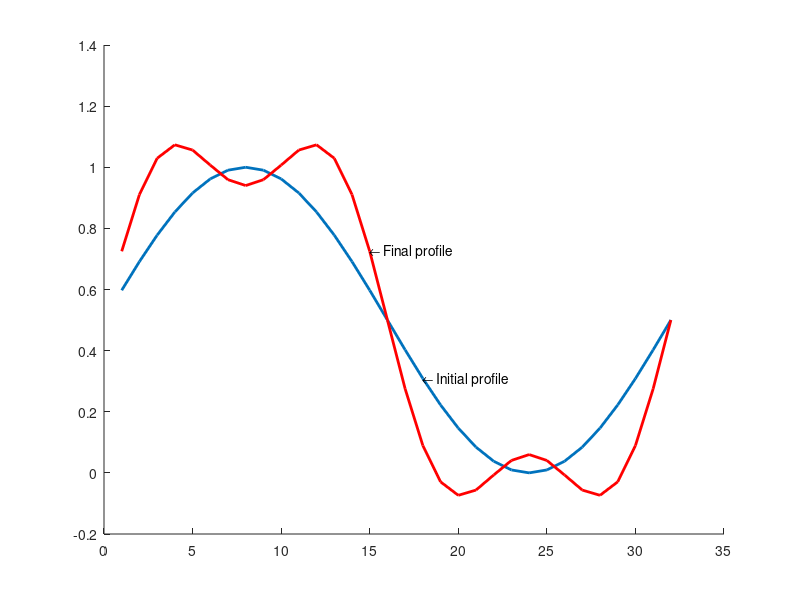

Source code (MATLAB):
% Solution for Cahn-Hilliard equation by applying finite difference 
% explicit method and periodic boundary conditions.

dt= 0.001;
dx= 1.0;
D=1.0; % Diffusivity
kappa=1.0;

beta_a =dt/(dx.^2);
beta_b = 2*kappa*dt/(dx.^4);

n=32; %System size 
N=40000; %Number of time steps to run the simulation

hold on
m=1; % Wavelength
for i=1:n
    old_c(i)=0.5*(1+sin(2*pi*m*i*dx/n)); %Gives a sinusoidal profile
    new_c(i)=0.0; 
end

plot(old_c,'LineWidth',2);
text(18, 0.3087,'\leftarrow Initial profile', 'LineWidth', 1);
A=1.0; %To calculate nonlinear part

for i=1:n
    %Non-linear part: g(c) = c*(1-c)*(1-2*c)
    g(i)=2*A*old_c(i)*(1-old_c(i))*(1-2*old_c(i));
end
for j=1:N %time stepping loop
    for i=1:n %Start loop over nodal points to calculate the new composition
        w=i-1;
        ww=i-2;
        e=i+1;
        ee=i+2;
        if(ww<1)
            ww=ww+n;
        end
        if(ee>n)
            ee=ee-n;
        end
        if(w<1)
            w=w+n;
        end
        if(e>n)
            e=e-n;
        end
        % Time evolution according to the finite difference method
        new_c(i)=old_c(i)+beta_a*(g(w)-2*g(i)+g(e))-beta_b*(old_c(ww)-4*old_c(w)+6*old_c(i)-4*old_c(e)+old_c(ee));
    end

%Update the profile
for i=1:n
    old_c(i)=new_c(i);
end 
%End of time loop
end
%Plot final profile
plot(old_c,'r','LineWidth',2);
text(15, 0.725,'\leftarrow Final profile', 'LineWidth', 1);